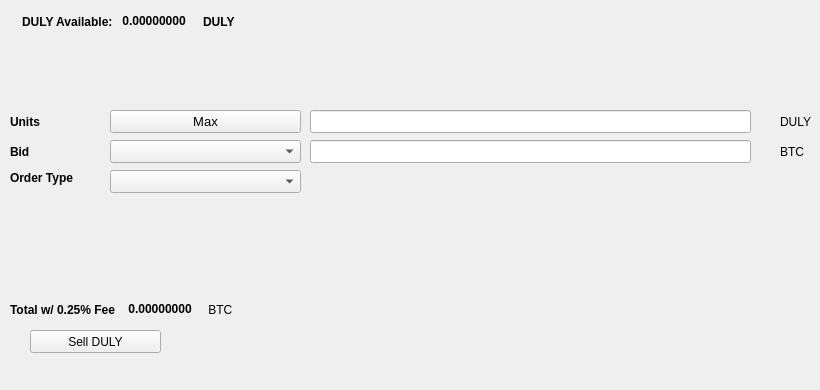
   <widget class="QWidget" name="SellTab">
    <attribute name="title">
     <string>Sell</string>
    </attribute>
    <widget class="QLabel" name="label_16">
     <property name="geometry">
      <rect>
       <x>780</x>
       <y>140</y>
       <width>31</width>
       <height>23</height>
      </rect>
     </property>
     <property name="text">
      <string>BTC</string>
     </property>
    </widget>
    <widget class="QComboBox" name="SellBidcomboBox">
     <property name="geometry">
      <rect>
       <x>110</x>
       <y>140</y>
       <width>191</width>
       <height>23</height>
      </rect>
     </property>
     <property name="font">
      <font>
       <pointsize>10</pointsize>
      </font>
     </property>
    </widget>
    <widget class="QLabel" name="label_18">
     <property name="geometry">
      <rect>
       <x>10</x>
       <y>110</y>
       <width>46</width>
       <height>23</height>
      </rect>
     </property>
     <property name="font">
      <font>
       <weight>75</weight>
       <bold>true</bold>
      </font>
     </property>
     <property name="text">
      <string>Units</string>
     </property>
    </widget>
    <widget class="QPushButton" name="Sell_Max_Amount">
     <property name="geometry">
      <rect>
       <x>110</x>
       <y>110</y>
       <width>191</width>
       <height>23</height>
      </rect>
     </property>
     <property name="font">
      <font>
       <pointsize>10</pointsize>
      </font>
     </property>
     <property name="text">
      <string>Max</string>
     </property>
    </widget>
    <widget class="QLabel" name="label_20">
     <property name="geometry">
      <rect>
       <x>10</x>
       <y>170</y>
       <width>91</width>
       <height>16</height>
      </rect>
     </property>
     <property name="font">
      <font>
       <weight>75</weight>
       <bold>true</bold>
      </font>
     </property>
     <property name="text">
      <string>Order Type</string>
     </property>
    </widget>
    <widget class="QComboBox" name="SellOrdertypeCombo">
     <property name="geometry">
      <rect>
       <x>110</x>
       <y>170</y>
       <width>191</width>
       <height>23</height>
      </rect>
     </property>
     <property name="font">
      <font>
       <pointsize>10</pointsize>
      </font>
     </property>
    </widget>
    <widget class="QLabel" name="label_21">
     <property name="geometry">
      <rect>
       <x>10</x>
       <y>140</y>
       <width>46</width>
       <height>23</height>
      </rect>
     </property>
     <property name="font">
      <font>
       <weight>75</weight>
       <bold>true</bold>
      </font>
     </property>
     <property name="text">
      <string>Bid</string>
     </property>
    </widget>
    <widget class="QLabel" name="label_22">
     <property name="geometry">
      <rect>
       <x>780</x>
       <y>110</y>
       <width>31</width>
       <height>23</height>
      </rect>
     </property>
     <property name="text">
      <string>DULY</string>
     </property>
    </widget>
    <widget class="QLineEdit" name="UnitsInputDULY">
     <property name="geometry">
      <rect>
       <x>310</x>
       <y>110</y>
       <width>441</width>
       <height>23</height>
      </rect>
     </property>
     <property name="font">
      <font>
       <pointsize>9</pointsize>
       <weight>75</weight>
       <bold>true</bold>
      </font>
     </property>
    </widget>
    <widget class="QLineEdit" name="SellBidPriceEdit">
     <property name="geometry">
      <rect>
       <x>310</x>
       <y>140</y>
       <width>441</width>
       <height>23</height>
      </rect>
     </property>
     <property name="font">
      <font>
       <pointsize>9</pointsize>
       <weight>75</weight>
       <bold>true</bold>
      </font>
     </property>
    </widget>
    <widget class="QPushButton" name="SellDULYBTN">
     <property name="geometry">
      <rect>
       <x>30</x>
       <y>330</y>
       <width>131</width>
       <height>23</height>
      </rect>
     </property>
     <property name="text">
      <string>Sell DULY</string>
     </property>
     <property name="icon">
      <iconset resource="../duly">
       <normaloff>:/icons/bitcoin</normaloff>:/icons/bitcoin</iconset>
     </property>
    </widget>
    <widget class="QWidget" name="layoutWidget3">
     <property name="geometry">
      <rect>
       <x>22</x>
       <y>12</y>
       <width>258</width>
       <height>19</height>
      </rect>
     </property>
     <layout class="QHBoxLayout" name="horizontalLayout">
      <item>
       <widget class="QLabel" name="label232_2">
        <property name="font">
         <font>
          <weight>75</weight>
          <bold>true</bold>
         </font>
        </property>
        <property name="text">
         <string>DULY Available:</string>
        </property>
       </widget>
      </item>
      <item>
       <widget class="QLabel" name="DULYAvailableLabel">
        <property name="palette">
         <palette>
          <active>
           <colorrole role="WindowText">
            <brush brushstyle="SolidPattern">
             <color alpha="255">
              <red>0</red>
              <green>0</green>
              <blue>0</blue>
             </color>
            </brush>
           </colorrole>
           <colorrole role="Button">
            <brush brushstyle="SolidPattern">
             <color alpha="255">
              <red>0</red>
              <green>170</green>
              <blue>0</blue>
             </color>
            </brush>
           </colorrole>
           <colorrole role="Light">
            <brush brushstyle="SolidPattern">
             <color alpha="255">
              <red>0</red>
              <green>255</green>
              <blue>0</blue>
             </color>
            </brush>
           </colorrole>
           <colorrole role="Midlight">
            <brush brushstyle="SolidPattern">
             <color alpha="255">
              <red>0</red>
              <green>212</green>
              <blue>0</blue>
             </color>
            </brush>
           </colorrole>
           <colorrole role="Dark">
            <brush brushstyle="SolidPattern">
             <color alpha="255">
              <red>0</red>
              <green>85</green>
              <blue>0</blue>
             </color>
            </brush>
           </colorrole>
           <colorrole role="Mid">
            <brush brushstyle="SolidPattern">
             <color alpha="255">
              <red>0</red>
              <green>113</green>
              <blue>0</blue>
             </color>
            </brush>
           </colorrole>
           <colorrole role="Text">
            <brush brushstyle="SolidPattern">
             <color alpha="255">
              <red>0</red>
              <green>170</green>
              <blue>0</blue>
             </color>
            </brush>
           </colorrole>
           <colorrole role="BrightText">
            <brush brushstyle="SolidPattern">
             <color alpha="255">
              <red>255</red>
              <green>255</green>
              <blue>255</blue>
             </color>
            </brush>
           </colorrole>
           <colorrole role="ButtonText">
            <brush brushstyle="SolidPattern">
             <color alpha="255">
              <red>0</red>
              <green>0</green>
              <blue>0</blue>
             </color>
            </brush>
           </colorrole>
           <colorrole role="Base">
            <brush brushstyle="SolidPattern">
             <color alpha="255">
              <red>255</red>
              <green>255</green>
              <blue>255</blue>
             </color>
            </brush>
           </colorrole>
           <colorrole role="Window">
            <brush brushstyle="SolidPattern">
             <color alpha="255">
              <red>0</red>
              <green>170</green>
              <blue>0</blue>
             </color>
            </brush>
           </colorrole>
           <colorrole role="Shadow">
            <brush brushstyle="SolidPattern">
             <color alpha="255">
              <red>0</red>
              <green>0</green>
              <blue>0</blue>
             </color>
            </brush>
           </colorrole>
           <colorrole role="AlternateBase">
            <brush brushstyle="SolidPattern">
             <color alpha="255">
              <red>127</red>
              <green>212</green>
              <blue>127</blue>
             </color>
            </brush>
           </colorrole>
           <colorrole role="ToolTipBase">
            <brush brushstyle="SolidPattern">
             <color alpha="255">
              <red>255</red>
              <green>255</green>
              <blue>220</blue>
             </color>
            </brush>
           </colorrole>
           <colorrole role="ToolTipText">
            <brush brushstyle="SolidPattern">
             <color alpha="255">
              <red>0</red>
              <green>0</green>
              <blue>0</blue>
             </color>
            </brush>
           </colorrole>
          </active>
          <inactive>
           <colorrole role="WindowText">
            <brush brushstyle="SolidPattern">
             <color alpha="255">
              <red>0</red>
              <green>0</green>
              <blue>0</blue>
             </color>
            </brush>
           </colorrole>
           <colorrole role="Button">
            <brush brushstyle="SolidPattern">
             <color alpha="255">
              <red>0</red>
              <green>170</green>
              <blue>0</blue>
             </color>
            </brush>
           </colorrole>
           <colorrole role="Light">
            <brush brushstyle="SolidPattern">
             <color alpha="255">
              <red>0</red>
              <green>255</green>
              <blue>0</blue>
             </color>
            </brush>
           </colorrole>
           <colorrole role="Midlight">
            <brush brushstyle="SolidPattern">
             <color alpha="255">
              <red>0</red>
              <green>212</green>
              <blue>0</blue>
             </color>
            </brush>
           </colorrole>
           <colorrole role="Dark">
            <brush brushstyle="SolidPattern">
             <color alpha="255">
              <red>0</red>
              <green>85</green>
              <blue>0</blue>
             </color>
            </brush>
           </colorrole>
           <colorrole role="Mid">
            <brush brushstyle="SolidPattern">
             <color alpha="255">
              <red>0</red>
              <green>113</green>
              <blue>0</blue>
             </color>
            </brush>
           </colorrole>
           <colorrole role="Text">
            <brush brushstyle="SolidPattern">
             <color alpha="255">
              <red>0</red>
              <green>170</green>
              <blue>0</blue>
             </color>
            </brush>
           </colorrole>
           <colorrole role="BrightText">
            <brush brushstyle="SolidPattern">
             <color alpha="255">
              <red>255</red>
              <green>255</green>
              <blue>255</blue>
             </color>
            </brush>
           </colorrole>
           <colorrole role="ButtonText">
            <brush brushstyle="SolidPattern">
             <color alpha="255">
              <red>0</red>
              <green>0</green>
              <blue>0</blue>
             </color>
            </brush>
           </colorrole>
           <colorrole role="Base">
            <brush brushstyle="SolidPattern">
             <color alpha="255">
              <red>255</red>
              <green>255</green>
              <blue>255</blue>
             </color>
            </brush>
           </colorrole>
           <colorrole role="Window">
            <brush brushstyle="SolidPattern">
             <color alpha="255">
              <red>0</red>
              <green>170</green>
              <blue>0</blue>
             </color>
            </brush>
           </colorrole>
           <colorrole role="Shadow">
            <brush brushstyle="SolidPattern">
             <color alpha="255">
              <red>0</red>
              <green>0</green>
              <blue>0</blue>
             </color>
            </brush>
           </colorrole>
           <colorrole role="AlternateBase">
            <brush brushstyle="SolidPattern">
             <color alpha="255">
              <red>127</red>
              <green>212</green>
              <blue>127</blue>
             </color>
            </brush>
           </colorrole>
           <colorrole role="ToolTipBase">
            <brush brushstyle="SolidPattern">
             <color alpha="255">
              <red>255</red>
              <green>255</green>
              <blue>220</blue>
             </color>
            </brush>
           </colorrole>
           <colorrole role="ToolTipText">
            <brush brushstyle="SolidPattern">
             <color alpha="255">
              <red>0</red>
              <green>0</green>
              <blue>0</blue>
             </color>
            </brush>
           </colorrole>
          </inactive>
          <disabled>
           <colorrole role="WindowText">
            <brush brushstyle="SolidPattern">
             <color alpha="255">
              <red>0</red>
              <green>85</green>
              <blue>0</blue>
             </color>
            </brush>
           </colorrole>
           <colorrole role="Button">
            <brush brushstyle="SolidPattern">
             <color alpha="255">
              <red>0</red>
              <green>170</green>
              <blue>0</blue>
             </color>
            </brush>
           </colorrole>
           <colorrole role="Light">
            <brush brushstyle="SolidPattern">
             <color alpha="255">
              <red>0</red>
              <green>255</green>
              <blue>0</blue>
             </color>
            </brush>
           </colorrole>
           <colorrole role="Midlight">
            <brush brushstyle="SolidPattern">
             <color alpha="255">
              <red>0</red>
              <green>212</green>
              <blue>0</blue>
             </color>
            </brush>
           </colorrole>
           <colorrole role="Dark">
            <brush brushstyle="SolidPattern">
             <color alpha="255">
              <red>0</red>
              <green>85</green>
              <blue>0</blue>
             </color>
            </brush>
           </colorrole>
           <colorrole role="Mid">
            <brush brushstyle="SolidPattern">
             <color alpha="255">
              <red>0</red>
              <green>113</green>
              <blue>0</blue>
             </color>
            </brush>
           </colorrole>
           <colorrole role="Text">
            <brush brushstyle="SolidPattern">
             <color alpha="255">
              <red>0</red>
              <green>85</green>
              <blue>0</blue>
             </color>
            </brush>
           </colorrole>
           <colorrole role="BrightText">
            <brush brushstyle="SolidPattern">
             <color alpha="255">
              <red>255</red>
              <green>255</green>
              <blue>255</blue>
             </color>
            </brush>
           </colorrole>
           <colorrole role="ButtonText">
            <brush brushstyle="SolidPattern">
             <color alpha="255">
              <red>0</red>
              <green>85</green>
              <blue>0</blue>
             </color>
            </brush>
           </colorrole>
           <colorrole role="Base">
            <brush brushstyle="SolidPattern">
             <color alpha="255">
              <red>0</red>
              <green>170</green>
              <blue>0</blue>
             </color>
            </brush>
           </colorrole>
           <colorrole role="Window">
            <brush brushstyle="SolidPattern">
             <color alpha="255">
              <red>0</red>
              <green>170</green>
              <blue>0</blue>
             </color>
            </brush>
           </colorrole>
           <colorrole role="Shadow">
            <brush brushstyle="SolidPattern">
             <color alpha="255">
              <red>0</red>
              <green>0</green>
              <blue>0</blue>
             </color>
            </brush>
           </colorrole>
           <colorrole role="AlternateBase">
            <brush brushstyle="SolidPattern">
             <color alpha="255">
              <red>0</red>
              <green>170</green>
              <blue>0</blue>
             </color>
            </brush>
           </colorrole>
           <colorrole role="ToolTipBase">
            <brush brushstyle="SolidPattern">
             <color alpha="255">
              <red>255</red>
              <green>255</green>
              <blue>220</blue>
             </color>
            </brush>
           </colorrole>
           <colorrole role="ToolTipText">
            <brush brushstyle="SolidPattern">
             <color alpha="255">
              <red>0</red>
              <green>0</green>
              <blue>0</blue>
             </color>
            </brush>
           </colorrole>
          </disabled>
         </palette>
        </property>
        <property name="font">
         <font>
          <weight>75</weight>
          <bold>true</bold>
         </font>
        </property>
        <property name="text">
         <string> 0.00000000 </string>
        </property>
        <property name="textInteractionFlags">
         <set>Qt::LinksAccessibleByMouse|Qt::TextSelectableByKeyboard|Qt::TextSelectableByMouse</set>
        </property>
       </widget>
      </item>
      <item>
       <widget class="QLabel" name="labelDULY">
        <property name="font">
         <font>
          <weight>75</weight>
          <bold>true</bold>
         </font>
        </property>
        <property name="text">
         <string>DULY</string>
        </property>
       </widget>
      </item>
     </layout>
    </widget>
    <widget class="QWidget" name="layoutWidget">
     <property name="geometry">
      <rect>
       <x>10</x>
       <y>300</y>
       <width>268</width>
       <height>19</height>
      </rect>
     </property>
     <layout class="QHBoxLayout" name="horizontalLayout_2">
      <item>
       <widget class="QLabel" name="label_19">
        <property name="font">
         <font>
          <weight>75</weight>
          <bold>true</bold>
         </font>
        </property>
        <property name="text">
         <string>Total w/ 0.25% Fee </string>
        </property>
       </widget>
      </item>
      <item>
       <widget class="QLabel" name="SellCostLabel">
        <property name="palette">
         <palette>
          <active>
           <colorrole role="WindowText">
            <brush brushstyle="SolidPattern">
             <color alpha="255">
              <red>0</red>
              <green>0</green>
              <blue>0</blue>
             </color>
            </brush>
           </colorrole>
           <colorrole role="Button">
            <brush brushstyle="SolidPattern">
             <color alpha="255">
              <red>0</red>
              <green>170</green>
              <blue>0</blue>
             </color>
            </brush>
           </colorrole>
           <colorrole role="Light">
            <brush brushstyle="SolidPattern">
             <color alpha="255">
              <red>0</red>
              <green>255</green>
              <blue>0</blue>
             </color>
            </brush>
           </colorrole>
           <colorrole role="Midlight">
            <brush brushstyle="SolidPattern">
             <color alpha="255">
              <red>0</red>
              <green>212</green>
              <blue>0</blue>
             </color>
            </brush>
           </colorrole>
           <colorrole role="Dark">
            <brush brushstyle="SolidPattern">
             <color alpha="255">
              <red>0</red>
              <green>85</green>
              <blue>0</blue>
             </color>
            </brush>
           </colorrole>
           <colorrole role="Mid">
            <brush brushstyle="SolidPattern">
             <color alpha="255">
              <red>0</red>
              <green>113</green>
              <blue>0</blue>
             </color>
            </brush>
           </colorrole>
           <colorrole role="Text">
            <brush brushstyle="SolidPattern">
             <color alpha="255">
              <red>0</red>
              <green>170</green>
              <blue>0</blue>
             </color>
            </brush>
           </colorrole>
           <colorrole role="BrightText">
            <brush brushstyle="SolidPattern">
             <color alpha="255">
              <red>255</red>
              <green>255</green>
              <blue>255</blue>
             </color>
            </brush>
           </colorrole>
           <colorrole role="ButtonText">
            <brush brushstyle="SolidPattern">
             <color alpha="255">
              <red>0</red>
              <green>0</green>
              <blue>0</blue>
             </color>
            </brush>
           </colorrole>
           <colorrole role="Base">
            <brush brushstyle="SolidPattern">
             <color alpha="255">
              <red>255</red>
              <green>255</green>
              <blue>255</blue>
             </color>
            </brush>
           </colorrole>
           <colorrole role="Window">
            <brush brushstyle="SolidPattern">
             <color alpha="255">
              <red>0</red>
              <green>170</green>
              <blue>0</blue>
             </color>
            </brush>
           </colorrole>
           <colorrole role="Shadow">
            <brush brushstyle="SolidPattern">
             <color alpha="255">
              <red>0</red>
              <green>0</green>
              <blue>0</blue>
             </color>
            </brush>
           </colorrole>
           <colorrole role="AlternateBase">
            <brush brushstyle="SolidPattern">
             <color alpha="255">
              <red>127</red>
              <green>212</green>
              <blue>127</blue>
             </color>
            </brush>
           </colorrole>
           <colorrole role="ToolTipBase">
            <brush brushstyle="SolidPattern">
             <color alpha="255">
              <red>255</red>
              <green>255</green>
              <blue>220</blue>
             </color>
            </brush>
           </colorrole>
           <colorrole role="ToolTipText">
            <brush brushstyle="SolidPattern">
             <color alpha="255">
              <red>0</red>
              <green>0</green>
              <blue>0</blue>
             </color>
            </brush>
           </colorrole>
          </active>
          <inactive>
           <colorrole role="WindowText">
            <brush brushstyle="SolidPattern">
             <color alpha="255">
              <red>0</red>
              <green>0</green>
              <blue>0</blue>
             </color>
            </brush>
           </colorrole>
           <colorrole role="Button">
            <brush brushstyle="SolidPattern">
             <color alpha="255">
              <red>0</red>
              <green>170</green>
              <blue>0</blue>
             </color>
            </brush>
           </colorrole>
           <colorrole role="Light">
            <brush brushstyle="SolidPattern">
             <color alpha="255">
              <red>0</red>
              <green>255</green>
              <blue>0</blue>
             </color>
            </brush>
           </colorrole>
           <colorrole role="Midlight">
            <brush brushstyle="SolidPattern">
             <color alpha="255">
              <red>0</red>
              <green>212</green>
              <blue>0</blue>
             </color>
            </brush>
           </colorrole>
           <colorrole role="Dark">
            <brush brushstyle="SolidPattern">
             <color alpha="255">
              <red>0</red>
              <green>85</green>
              <blue>0</blue>
             </color>
            </brush>
           </colorrole>
           <colorrole role="Mid">
            <brush brushstyle="SolidPattern">
             <color alpha="255">
              <red>0</red>
              <green>113</green>
              <blue>0</blue>
             </color>
            </brush>
           </colorrole>
           <colorrole role="Text">
            <brush brushstyle="SolidPattern">
             <color alpha="255">
              <red>0</red>
              <green>170</green>
              <blue>0</blue>
             </color>
            </brush>
           </colorrole>
           <colorrole role="BrightText">
            <brush brushstyle="SolidPattern">
             <color alpha="255">
              <red>255</red>
              <green>255</green>
              <blue>255</blue>
             </color>
            </brush>
           </colorrole>
           <colorrole role="ButtonText">
            <brush brushstyle="SolidPattern">
             <color alpha="255">
              <red>0</red>
              <green>0</green>
              <blue>0</blue>
             </color>
            </brush>
           </colorrole>
           <colorrole role="Base">
            <brush brushstyle="SolidPattern">
             <color alpha="255">
              <red>255</red>
              <green>255</green>
              <blue>255</blue>
             </color>
            </brush>
           </colorrole>
           <colorrole role="Window">
            <brush brushstyle="SolidPattern">
             <color alpha="255">
              <red>0</red>
              <green>170</green>
              <blue>0</blue>
             </color>
            </brush>
           </colorrole>
           <colorrole role="Shadow">
            <brush brushstyle="SolidPattern">
             <color alpha="255">
              <red>0</red>
              <green>0</green>
              <blue>0</blue>
             </color>
            </brush>
           </colorrole>
           <colorrole role="AlternateBase">
            <brush brushstyle="SolidPattern">
             <color alpha="255">
              <red>127</red>
              <green>212</green>
              <blue>127</blue>
             </color>
            </brush>
           </colorrole>
           <colorrole role="ToolTipBase">
            <brush brushstyle="SolidPattern">
             <color alpha="255">
              <red>255</red>
              <green>255</green>
              <blue>220</blue>
             </color>
            </brush>
           </colorrole>
           <colorrole role="ToolTipText">
            <brush brushstyle="SolidPattern">
             <color alpha="255">
              <red>0</red>
              <green>0</green>
              <blue>0</blue>
             </color>
            </brush>
           </colorrole>
          </inactive>
          <disabled>
           <colorrole role="WindowText">
            <brush brushstyle="SolidPattern">
             <color alpha="255">
              <red>0</red>
              <green>85</green>
              <blue>0</blue>
             </color>
            </brush>
           </colorrole>
           <colorrole role="Button">
            <brush brushstyle="SolidPattern">
             <color alpha="255">
              <red>0</red>
              <green>170</green>
              <blue>0</blue>
             </color>
            </brush>
           </colorrole>
           <colorrole role="Light">
            <brush brushstyle="SolidPattern">
             <color alpha="255">
              <red>0</red>
              <green>255</green>
              <blue>0</blue>
             </color>
            </brush>
           </colorrole>
           <colorrole role="Midlight">
            <brush brushstyle="SolidPattern">
             <color alpha="255">
              <red>0</red>
              <green>212</green>
              <blue>0</blue>
             </color>
            </brush>
           </colorrole>
           <colorrole role="Dark">
            <brush brushstyle="SolidPattern">
             <color alpha="255">
              <red>0</red>
              <green>85</green>
              <blue>0</blue>
             </color>
            </brush>
           </colorrole>
           <colorrole role="Mid">
            <brush brushstyle="SolidPattern">
             <color alpha="255">
              <red>0</red>
              <green>113</green>
              <blue>0</blue>
             </color>
            </brush>
           </colorrole>
           <colorrole role="Text">
            <brush brushstyle="SolidPattern">
             <color alpha="255">
              <red>0</red>
              <green>85</green>
              <blue>0</blue>
             </color>
            </brush>
           </colorrole>
           <colorrole role="BrightText">
            <brush brushstyle="SolidPattern">
             <color alpha="255">
              <red>255</red>
              <green>255</green>
              <blue>255</blue>
             </color>
            </brush>
           </colorrole>
           <colorrole role="ButtonText">
            <brush brushstyle="SolidPattern">
             <color alpha="255">
              <red>0</red>
              <green>85</green>
              <blue>0</blue>
             </color>
            </brush>
           </colorrole>
           <colorrole role="Base">
            <brush brushstyle="SolidPattern">
             <color alpha="255">
              <red>0</red>
              <green>170</green>
              <blue>0</blue>
             </color>
            </brush>
           </colorrole>
           <colorrole role="Window">
            <brush brushstyle="SolidPattern">
             <color alpha="255">
              <red>0</red>
              <green>170</green>
              <blue>0</blue>
             </color>
            </brush>
           </colorrole>
           <colorrole role="Shadow">
            <brush brushstyle="SolidPattern">
             <color alpha="255">
              <red>0</red>
              <green>0</green>
              <blue>0</blue>
             </color>
            </brush>
           </colorrole>
           <colorrole role="AlternateBase">
            <brush brushstyle="SolidPattern">
             <color alpha="255">
              <red>0</red>
              <green>170</green>
              <blue>0</blue>
             </color>
            </brush>
           </colorrole>
           <colorrole role="ToolTipBase">
            <brush brushstyle="SolidPattern">
             <color alpha="255">
              <red>255</red>
              <green>255</green>
              <blue>220</blue>
             </color>
            </brush>
           </colorrole>
           <colorrole role="ToolTipText">
            <brush brushstyle="SolidPattern">
             <color alpha="255">
              <red>0</red>
              <green>0</green>
              <blue>0</blue>
             </color>
            </brush>
           </colorrole>
          </disabled>
         </palette>
        </property>
        <property name="font">
         <font>
          <weight>75</weight>
          <bold>true</bold>
         </font>
        </property>
        <property name="autoFillBackground">
         <bool>false</bool>
        </property>
        <property name="text">
         <string> 0.00000000</string>
        </property>
        <property name="textInteractionFlags">
         <set>Qt::LinksAccessibleByMouse|Qt::TextSelectableByMouse</set>
        </property>
       </widget>
      </item>
      <item>
       <widget class="QLabel" name="label_17">
        <property name="font">
         <font>
          <weight>50</weight>
          <bold>false</bold>
         </font>
        </property>
        <property name="text">
         <string> BTC</string>
        </property>
       </widget>
      </item>
     </layout>
    </widget>
    <widget class="QLabel" name="label_23">
     <property name="geometry">
      <rect>
       <x>460</x>
       <y>300</y>
       <width>281</width>
       <height>81</height>
      </rect>
     </property>
     <property name="text">
      <string/>
     </property>
     <property name="pixmap">
      <pixmap>:/images/bittrex</pixmap>
     </property>
    </widget>
   </widget>
